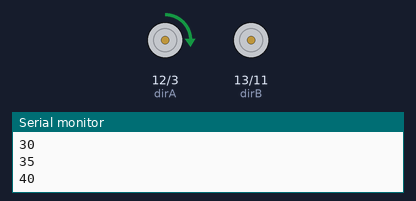
A sketch run on a simulated Arduino Uno, built with avr-gcc and run on an emulated ATmega328P. Shown: direction and speed pins drawn as motors (green arrow = direction pin HIGH = forward, orange = LOW = backward, longer = more drive), the last lines printed to the serial monitor. Random numbers use the default seed unless the sketch sets one.

Above: at 0.86 s.
At 5.7 s:
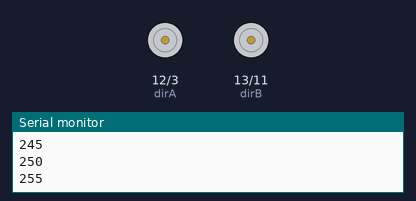
At 17.4 s:
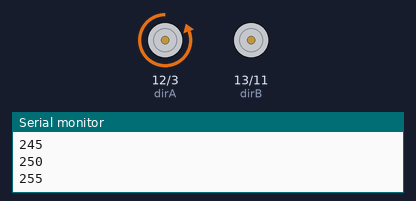
At 33.71 s:
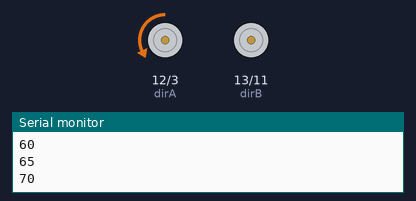
Timing chart, 0 to 34.0 s (numbered marks = the images above):
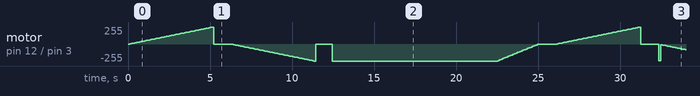

The sketch:

simple_motor_control.ino
```cpp
int dirA = 12;
int dirB = 13;  // not used in this example
int speedA = 3;
int speedB = 11; // not used in this example

int brakeA = 9;
int brakeB = 8;

int loopdelay = 100;

int servoPin = 5;
int pos = 0;

const int ledPin = 13;

int flashdelay = 9;

char sval;
char bval;

int availBytes;

void setup()
{
  Serial.begin(9600);

  pinMode(ledPin, OUTPUT);

  pinMode (dirA, OUTPUT);
  pinMode (dirB, OUTPUT);
  pinMode (speedA, OUTPUT);
  pinMode (speedB, OUTPUT);


}

void loop()
{
  Serial.print(random(1024));

//
  digitalWrite(ledPin, HIGH); // set the LED on
  delay(flashdelay); // wait for two seconds
  digitalWrite(ledPin, LOW); // set the LED off
  delay(flashdelay); // wait for two seconds

// move the motor A to one direction increasing speed
  digitalWrite (dirA, HIGH);
  for (int j = 0; j <= 255; j += 5) {
    analogWrite (speedA, j);
    Serial.println(j);
    delay (loopdelay);
  }


  // stop the motor
  digitalWrite(speedA, LOW);
  digitalWrite(brakeA, HIGH);


  delay(1000);

  // move the motor A to one direction increasing speed
  digitalWrite (dirA, LOW);
  for (int j = 0; j <= 255; j += 5) {
    analogWrite (speedA, j);
    Serial.println(j);
    delay (loopdelay);
  }

  digitalWrite(speedA, LOW);
  delay(1000); // keep the motor stopped for one second

  digitalWrite(speedA, HIGH);
  delay(10000); // keep the motor going for 10 seconds

  // move the motor A to one direction decreasing speed
  digitalWrite (dirA, LOW);
  for (int j = 255; j >= 0; j -= 10) {
    analogWrite (speedA, j);
    delay (loopdelay);
  }

  // stop the motor
  digitalWrite(speedA, LOW);

  delay(1000); // keep the motor stopped for one second

}
```
